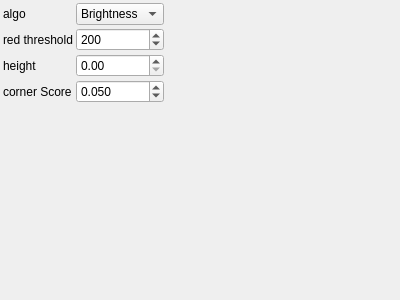
<?xml version="1.0" encoding="UTF-8"?>
<ui version="4.0">
 <class>ScannerParametersControlWidget</class>
 <widget class="QWidget" name="ScannerParametersControlWidget">
  <property name="geometry">
   <rect>
    <x>0</x>
    <y>0</y>
    <width>400</width>
    <height>300</height>
   </rect>
  </property>
  <property name="windowTitle">
   <string>ScannerParameters</string>
  </property>
   <layout class="QGridLayout" name="gridLayout">
    <property name="margin">
     <number>3</number>
    </property>
    <property name="spacing">
     <number>3</number>
    </property>
    <item row="0" column="0">
     <widget class="QLabel" name="label_0">
       <property name="text">
         <string>algo</string>
       </property>
     </widget>
    </item>
    <item row="0" column="1">
     <widget class="QComboBox" name="algoComboBox">
       <property name="currentIndex">
         <number>0</number>
       </property>
       <item>
        <property name="text">
         <string>Brightness</string>
        </property>
       </item>
       <item>
        <property name="text">
         <string>Hue</string>
        </property>
       </item>
       <item>
        <property name="text">
         <string>Dummy</string>
        </property>
       </item>
       <property name="toolTip">
         <string>algo</string>
       </property>
     </widget>
    </item>
    <item row="1" column="0">
     <widget class="QLabel" name="label_1">
       <property name="text">
         <string>red threshold</string>
       </property>
     </widget>
    </item>
    <item row="1" column="1">
     <widget class="QSpinBox" name="redThresholdSpinBox">
       <property name="toolTip">
         <string>red threshold</string>
       </property>
       <property name="minimum">
        <number>0</number>
       </property>
       <property name="maximum">
        <number>255</number>
       </property>
       <property name="singleStep">
        <number>1</number>
       </property>
       <property name="value">
        <number>200</number>
       </property>
     </widget>
    </item>
    <item row="2" column="0">
     <widget class="QLabel" name="label_2">
       <property name="text">
         <string>height</string>
       </property>
     </widget>
    </item>
    <item row="2" column="1">
     <widget class="QDoubleSpinBox" name="heightSpinBox">
       <property name="toolTip">
         <string>height</string>
       </property>
     </widget>
    </item>
    <item row="3" column="0">
     <widget class="QLabel" name="label_3">
       <property name="text">
         <string>corner Score</string>
       </property>
     </widget>
    </item>
    <item row="3" column="1">
     <widget class="QDoubleSpinBox" name="cornerScoreSpinBox">
       <property name="toolTip">
         <string>corner Score</string>
       </property>
       <property name="minimum">
        <double>0</double>
       </property>
       <property name="maximum">
        <double>255</double>
       </property>
       <property name="singleStep">
        <double>1</double>
       </property>
       <property name="value">
        <double>0.05</double>
       </property>
       <property name="decimals">
        <number>3</number>
       </property>
     </widget>
    </item>
   <item row="4" column="0">
    <spacer name="verticalSpacer">
     <property name="orientation">
      <enum>Qt::Vertical</enum>
     </property>
     <property name="sizeHint" stdset="0">
      <size>
       <width>0</width>
       <height>0</height>
      </size>
     </property>
    </spacer>
   </item>
   <item row="4" column="2">
    <spacer name="horizontalSpacer">
     <property name="orientation">
      <enum>Qt::Horizontal</enum>
     </property>
     <property name="sizeHint" stdset="0">
      <size>
       <width>0</width>
       <height>0</height>
      </size>
     </property>
    </spacer>
   </item>
  </layout>
 </widget>
 <layoutdefault spacing="3" margin="3"/>
 <resources/>
 <connections>
  <connection>
   <sender>algoComboBox</sender>
   <signal>currentIndexChanged(int)</signal>
   <receiver>ScannerParametersControlWidget</receiver>
   <slot>changeParameters()</slot>
  </connection>
  <connection>
   <sender>redThresholdSpinBox</sender>
   <signal>valueChanged(int)</signal>
   <receiver>ScannerParametersControlWidget</receiver>
   <slot>changeParameters()</slot>
  </connection>
  <connection>
   <sender>heightSpinBox</sender>
   <signal>valueChanged(double)</signal>
   <receiver>ScannerParametersControlWidget</receiver>
   <slot>changeParameters()</slot>
  </connection>
  <connection>
   <sender>cornerScoreSpinBox</sender>
   <signal>valueChanged(double)</signal>
   <receiver>ScannerParametersControlWidget</receiver>
   <slot>changeParameters()</slot>
  </connection>
 </connections>
 <slots>
  <slot>changeParameters()</slot>
 </slots>
 <customwidgets>
 </customwidgets>
</ui>
